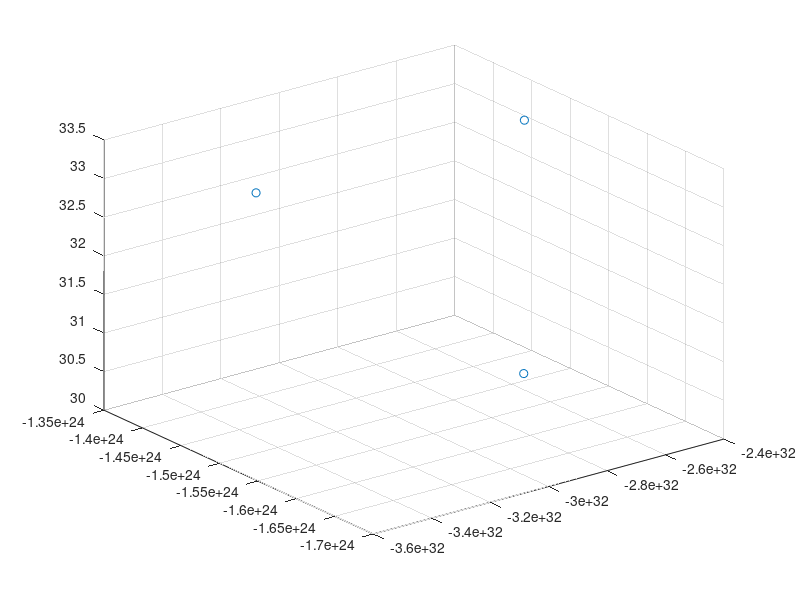

MATLAB code to generate this figure:
clear all
close all
clc

a = fopen("data.txt","r");
b = fscanf(a, "%f");
c = reshape(b,3,3);
a = fopen("planes.txt","r");
b = fscanf(a, "%f");

scatter3(c(1,:),c(2,:),c(3,:));
%hold on
%[x y] = meshgrid(-100:10:100); % Generate x and y data
%z = -1/ b(3)*( b(1)*x + b(2)*y + b(4) ); % Solve for z data
%surf(x,y,z) %Plot the surface
